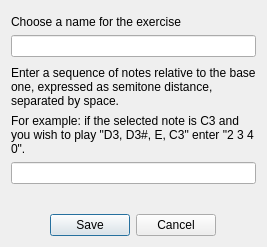
<?xml version="1.0" encoding="UTF-8"?>
<ui version="4.0">
 <class>ExerciseEdit</class>
 <widget class="QDialog" name="ExerciseEdit">
  <property name="geometry">
   <rect>
    <x>0</x>
    <y>0</y>
    <width>267</width>
    <height>247</height>
   </rect>
  </property>
  <property name="windowTitle">
   <string>Edit exercise</string>
  </property>
  <layout class="QGridLayout" name="gridLayout">
   <item row="0" column="0">
    <layout class="QVBoxLayout" name="verticalLayout">
     <item>
      <spacer name="verticalSpacer_2">
       <property name="orientation">
        <enum>Qt::Vertical</enum>
       </property>
       <property name="sizeHint" stdset="0">
        <size>
         <width>20</width>
         <height>40</height>
        </size>
       </property>
      </spacer>
     </item>
     <item>
      <widget class="QLabel" name="labelName">
       <property name="text">
        <string>Choose a name for the exercise</string>
       </property>
       <property name="wordWrap">
        <bool>true</bool>
       </property>
      </widget>
     </item>
     <item>
      <widget class="QLineEdit" name="nameEdit"/>
     </item>
     <item>
      <spacer name="verticalSpacer">
       <property name="orientation">
        <enum>Qt::Vertical</enum>
       </property>
       <property name="sizeHint" stdset="0">
        <size>
         <width>20</width>
         <height>40</height>
        </size>
       </property>
      </spacer>
     </item>
     <item>
      <widget class="QLabel" name="labelText1">
       <property name="text">
        <string>Enter a sequence of notes relative to the base one, expressed as semitone distance, separated by space.</string>
       </property>
       <property name="wordWrap">
        <bool>true</bool>
       </property>
      </widget>
     </item>
     <item>
      <widget class="QLabel" name="labelText2">
       <property name="text">
        <string>For example: if the selected note is C3 and you wish to play &quot;D3, D3#, E, C3&quot; enter &quot;2 3 4 0&quot;.</string>
       </property>
       <property name="wordWrap">
        <bool>true</bool>
       </property>
      </widget>
     </item>
     <item>
      <widget class="QLineEdit" name="textEdit"/>
     </item>
     <item>
      <widget class="QLabel" name="labelStatus">
       <property name="text">
        <string/>
       </property>
      </widget>
     </item>
     <item>
      <spacer name="verticalSpacer_3">
       <property name="orientation">
        <enum>Qt::Vertical</enum>
       </property>
       <property name="sizeHint" stdset="0">
        <size>
         <width>20</width>
         <height>40</height>
        </size>
       </property>
      </spacer>
     </item>
     <item>
      <layout class="QHBoxLayout" name="horizontalLayout">
       <item>
        <spacer name="horizontalSpacer">
         <property name="orientation">
          <enum>Qt::Horizontal</enum>
         </property>
         <property name="sizeHint" stdset="0">
          <size>
           <width>40</width>
           <height>20</height>
          </size>
         </property>
        </spacer>
       </item>
       <item>
        <widget class="QPushButton" name="saveButton">
         <property name="text">
          <string>Save</string>
         </property>
        </widget>
       </item>
       <item>
        <widget class="QPushButton" name="cancelButton">
         <property name="text">
          <string>Cancel</string>
         </property>
        </widget>
       </item>
       <item>
        <spacer name="horizontalSpacer_2">
         <property name="orientation">
          <enum>Qt::Horizontal</enum>
         </property>
         <property name="sizeHint" stdset="0">
          <size>
           <width>40</width>
           <height>20</height>
          </size>
         </property>
        </spacer>
       </item>
      </layout>
     </item>
    </layout>
   </item>
  </layout>
 </widget>
 <resources/>
 <connections/>
</ui>
